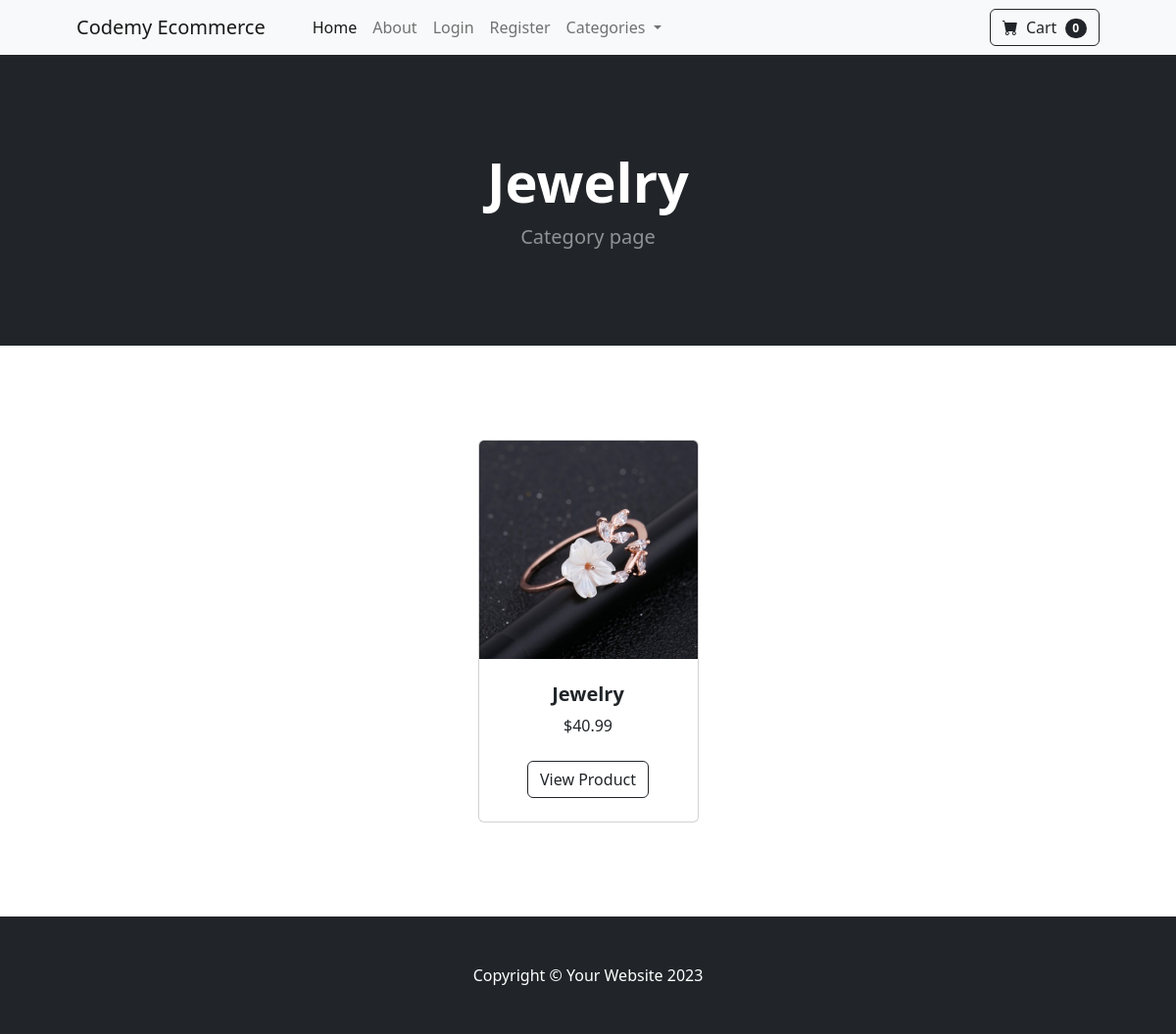
/category/Jewelry, run on an earlier commit of the app's database.
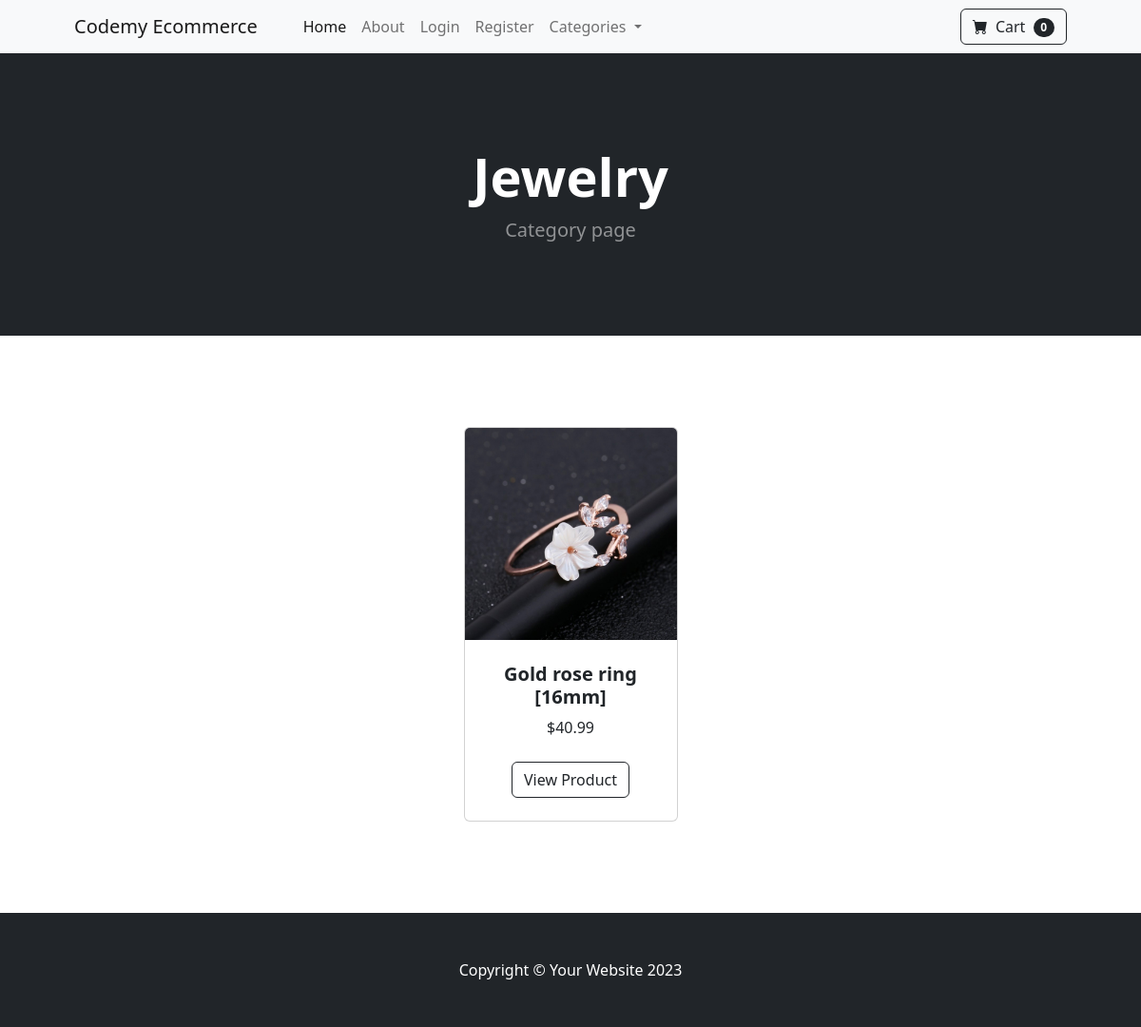
And on a later commit of the database.
### store/models.py (models this page shows, shortened)
class Product(models.Model):
	name = models.CharField(max_length=100)
	price = models.DecimalField(default=0, decimal_places=2, max_digits=6)
	category = models.ForeignKey(Category, on_delete=models.CASCADE, default=1)
	description = models.CharField(max_length=250, default='', blank=True, null=True)
	image = models.ImageField(upload_to='uploads/product/')
	is_sale = models.BooleanField(default=False)
	sale_price = models.DecimalField(default=0, decimal_places=2, max_digits=6)

### store/views.py (the view)
# urls.py: path('category/<str:foo>', views.category, name='category'),
def category(request, foo):
    foo = foo.replace('-', ' ')
    try:
        category = Category.objects.get(name=foo)
        products = Product.objects.filter(category=category)
        return render(request, 'category.html', {'products': products, 'category': category})
    except:
        messages.success(request, 'that category does not exist')
        redirect('home')

### cart/cart.py (called while the page is built)
  def __len__(self):
    return len(self.cart)

### cart/context_processors.py (called while the page is built)
def cart(request):
	return {'cart': Cart(request)}

### store/models.py (called while the page is built)
	def __str__(self):
		return self.name

### store/templates/category.html
{% extends 'base.html' %}
{% load static %}
{% block content %}
<header class="bg-dark py-5">
  <div class="container px-4 px-lg-5 my-5">
    <div class="text-center text-white">
      <h1 class="display-4 fw-bolder"> {{ category }} </h1>
      <p class="lead fw-normal text-white-50 mb-0"> Category page </p>
    </div>
  </div>
</header>
<section class="py-5">
  <div class="container px-4 px-lg-5 mt-5">
    <div class="row gx-4 gx-lg-5 row-cols-2 row-cols-md-3 row-cols-xl-4 justify-content-center">
			{% for product in products %}
      {% if product.is_sale %}
      <div class="col mb-5">
        <div class="card h-100">
          <div class="badge bg-dark text-white position-absolute" style="top: 0.5rem; right: 0.5rem">Sale</div>
          <img class="card-img-top" src="{{ product.image.url }}" alt="..." />
          <div class="card-body p-4">
            <div class="text-center">
              <h5 class="fw-bolder">{{ product.name }}</h5>
							<div class="d-flex justify-content-center small text-warning mb-2">
								<div class="bi-star-fill"></div>
								&nbsp;&nbsp;Sale!&nbsp;&nbsp;
								<div class="bi-star-fill"></div>
							</div>
              <strike>
                ${{ product.price }}
              </strike>
              &nbsp;
              ${{ product.sale_price }}
            </div>
          </div>
          <div class="card-footer p-4 pt-0 border-top-0 bg-transparent">
						<div class="text-center">
							<a class="btn btn-outline-dark mt-auto" href="{% url 'product' product.id %}">View Product</a>
						</div>
          </div>
        </div>
      </div>
      {% else %}
      <div class="col mb-5">
        <div class="card h-100">
          <img class="card-img-top" src="{{ product.image.url }}" alt="..." />
          <div class="card-body p-4">
            <div class="text-center">
              <h5 class="fw-bolder">{{ product.name }}</h5>
              ${{ product.price }}
            </div>
          </div>
          <div class="card-footer p-4 pt-0 border-top-0 bg-transparent">
						<div class="text-center"><a class="btn btn-outline-dark mt-auto" href="{% url 'product' product.id %}">View Product</a></div>
          </div>
        </div>
      </div>
      {% endif %}
      {% endfor %}
		</div>
</section>
{% endblock %}

What changed in the data, as far as the page shows it:
changed Product: name "Jewelry" → "Gold rose ring [16mm]"
